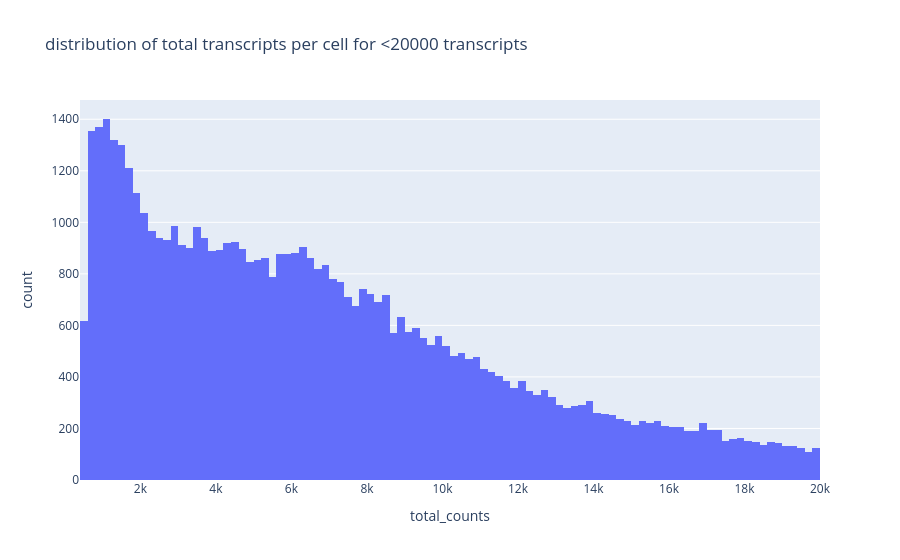

The notebook cell saved with this chart:
### Markdown cell above
Another useful visualization is the distribution of each quality feature of the data. We look at the amount of transcripts per cell zooming into the interval (0,20000) transcripts to find a lower threshold. Usually, there is a peak with low quality cells on the left side of the histogram, or a descending tail. The threshold whould select such peak (or tail). In our case we can select 2000 as threshold. Hover on the plots with the mouse to see the value of each bar of the histogram.

### Code cell
fig = px.histogram(adata[adata.obs['total_counts']<20000].obs, x='total_counts', nbins=100,
                  title='distribution of total transcripts per cell for <20000 transcripts')
fig.show()

### Figure 1 — Plotly figure (JSON) as saved in the notebook; plotly's stock layout.template omitted (floating-point values rounded to 4 significant figures; data arrays with more than 128 entries replaced by an {"elided": "..."} marker saying what was removed)
{"data": [{"bingroup": "x", "hovertemplate": "total_counts=%{x}<br>count=%{y}<extra></extra>", "legendgroup": "", "marker": {"color": "#636efa", "pattern": {"shape": ""}}, "name": "", "nbinsx": 100, "orientation": "v", "showlegend": false, "type": "histogram", "x": {"elided": "55183 float values"}, "xaxis": "x", "yaxis": "y"}], "layout": {"barmode": "relative", "legend": {"tracegroupgap": 0}, "title": {"text": "distribution of total transcripts per cell for <20000 transcripts"}, "xaxis": {"anchor": "y", "domain": [0, 1], "title": {"text": "total_counts"}}, "yaxis": {"anchor": "x", "domain": [0, 1], "title": {"text": "count"}}}}
